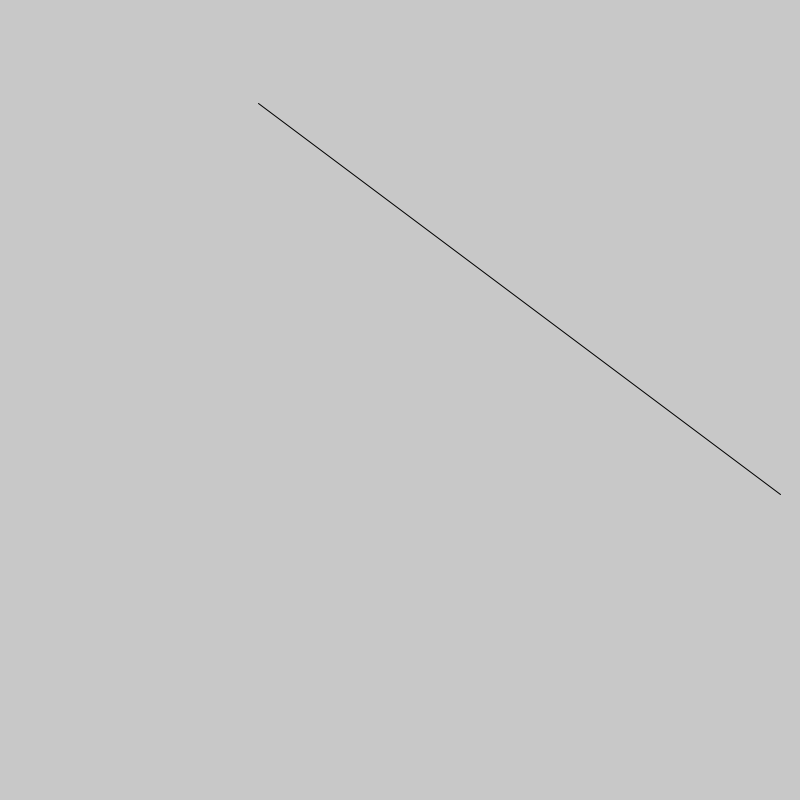
Frame 1 (no input)
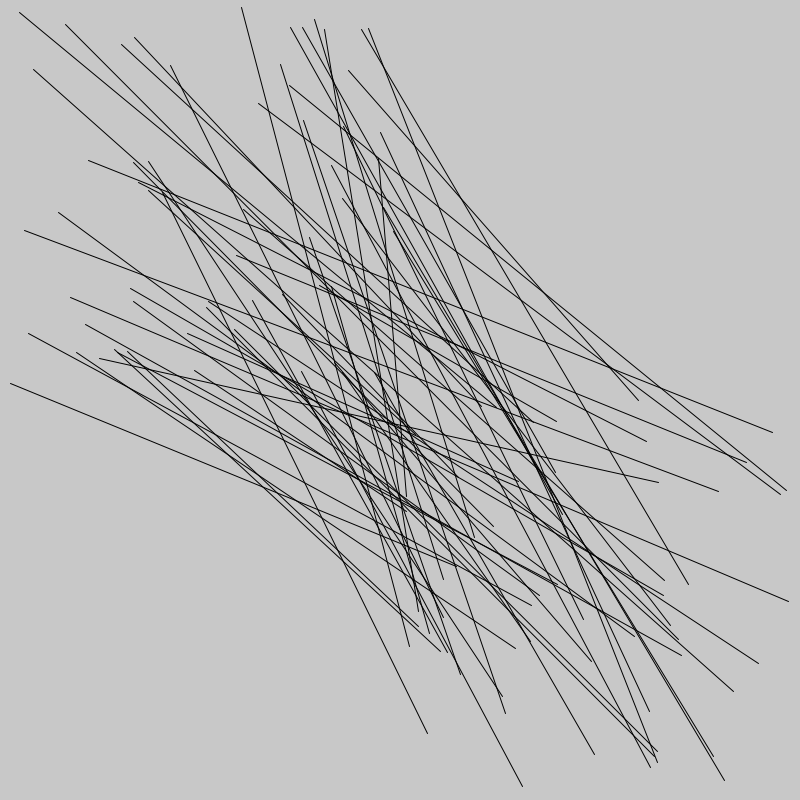
Frame 60 (the mouse pressed at the canvas centre just before this capture)
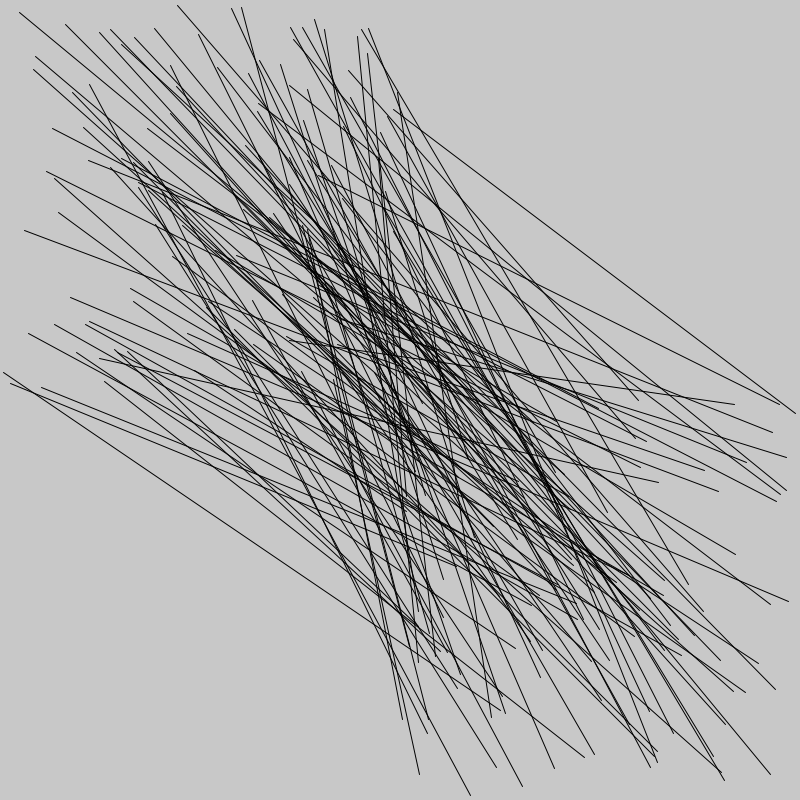
Frame 120 (the mouse held since frame 60 and released just before this capture)

The Processing sketch that drew these frames (run headless with seeded random() and noise(); from frame 60 on, the mouse is pressed at the canvas centre):

// Processing sketch: Post_Lab2_Task_6_2
// ── Post_Lab2_Task_6_2.pde

void setup(){
  size(800,800);
  background(200);
  
}
void draw(){
  
  float x=random(0,400);
float y=random(0,400);
float a=random(400,800);
float b=random(400,800);
line(x,y,a,b);
  
}
